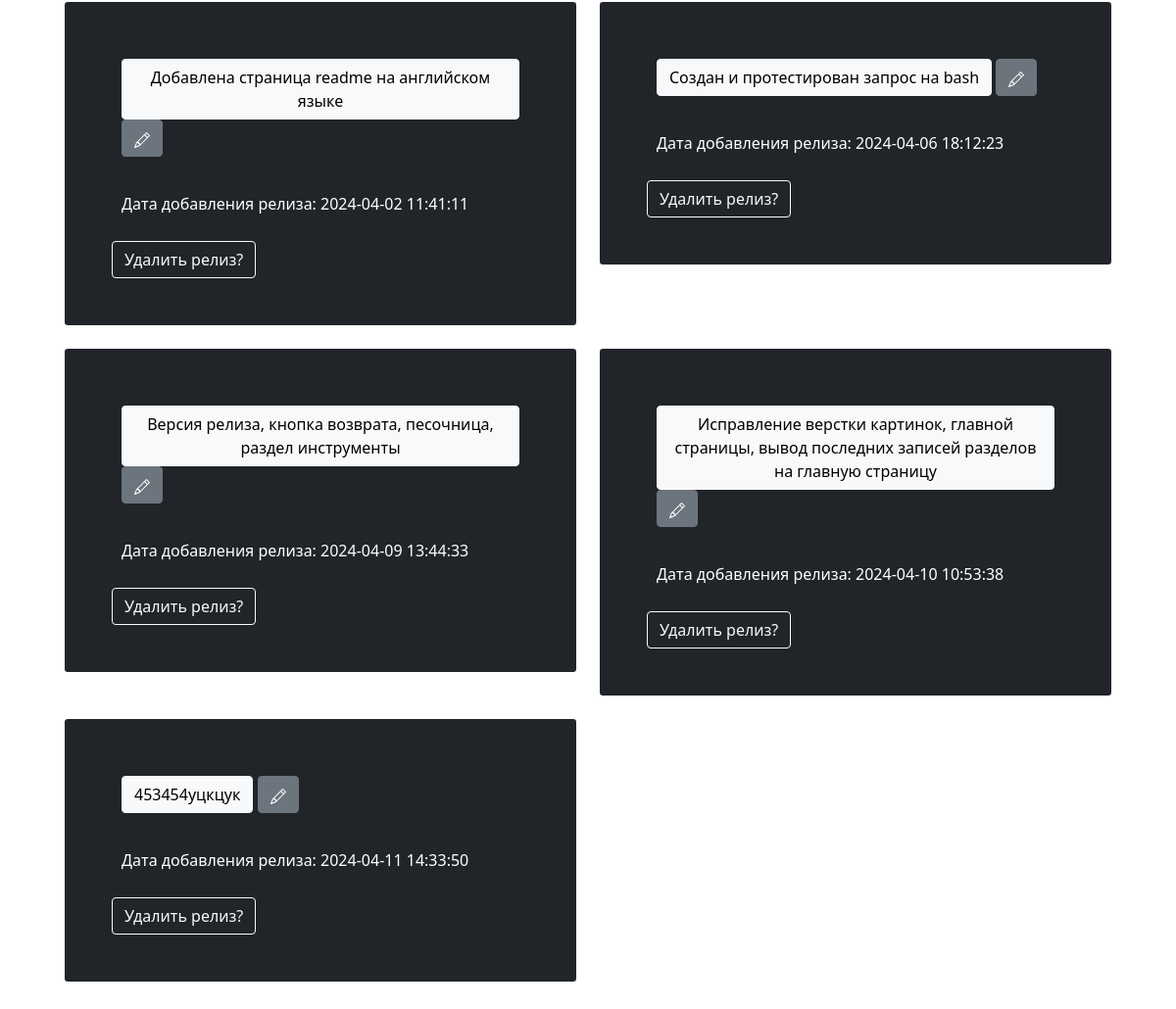
Page /releases (lower part) on the earlier database version.
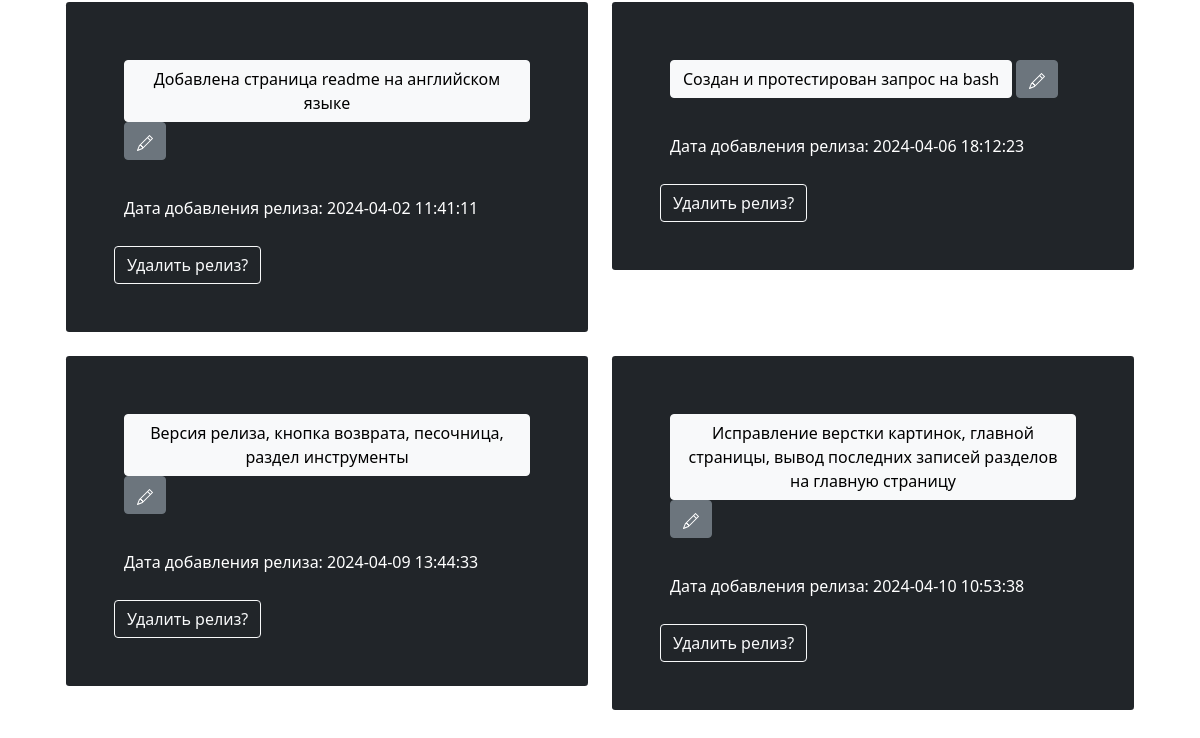
Same page on the later database version.
### tables this page shows
CREATE TABLE "releases"
(
    id       INTEGER
        primary key autoincrement,
    datetime datetime default CURRENT_TIMESTAMP,
    title    TEXT               not null,
    content  TEXT               not null,
    version  REAL     default 1 not null
);

### app.py (the view)
@app.route("/releases")
def releases():
    conn = get_db_connection()
    releases = conn.execute("SELECT * FROM releases").fetchall()
    conn.close()
    return render_template("releases/releases.html", releases=releases)

### app.py (called while the page is built)
def get_db_connection():
    conn = sqlite3.connect("database.db")
    conn.row_factory = sqlite3.Row
    return conn

### templates/releases/releases.html (shortened to what this page needs)
{% extends "base.html" %}
{% block content %}
<div class="container px-4 py-5" id="featured-3">
   <div class="row g-4 py-1 row-cols-2 row-cols-lg-4">
      {% for release in releases %}
      <div class="col-md-6">
         <div class="h-200 p-5 text-white bg-dark rounded-1">
            <p><a class="btn btn-light" href="{{ url_for('get_release', release_id=release['id']) }}">{{
                  release['title']}}</a>
               <a href="/3/edit_release" class="btn btn-secondary">
               </a>
            </p>
            <p>Дата добавления релиза: {{ release['datetime'] }}</p>
            <form action="{{ url_for('delete_release', id=release['id']) }}" method="POST">
               <input type="submit" value="Удалить релиз?" class="btn btn-outline-light"
               onclick="return confirm('Вы уверены что нужно удалить релиз?')">
            </form>
         </div>
      </div>
      {% endfor %}
   </div>
</div>
{% endblock %}

### templates/base.html (shortened to what this page needs)
<!doctype html>
<html>
   <head>
      <link href="https://cdn.jsdelivr.net/npm/bootstrap@5.0.2/dist/css/bootstrap.min.css" rel="stylesheet">
      <link href="{{ url_for('static', filename='styles.css') }}" rel="stylesheet">
   </head>
   <body>
      <main class="container">
         {% block content %}
         {% endblock %}
      </main>
   </body>
</html>

### static/styles.css (style rules this page uses)
* { font-family: system-ui; }
p { padding: 10px; }
a { color: black; text-decoration: none; }

Differences in the rows shown:
removed releases: title "453454уцкцук", datetime "2024-04-11 14:33:50"
